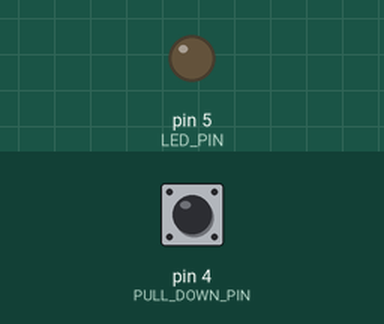
This sketch was run on a simulated Arduino Uno, built with avr-gcc and run on an emulated ATmega328P. Shown: output pins drawn as LEDs (lit = HIGH). The test bench sets the inputs (shaded band); at power-on: pin 4 (PULL_DOWN_PIN) LOW.

Above: at 1.2 s.
1.3 s: pin 4 (PULL_DOWN_PIN) pulled HIGH for 0.15 s
At 1.37 s:
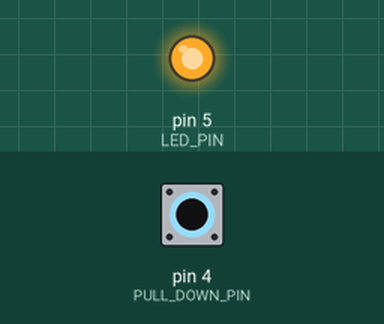
2.9 s: pin 4 (PULL_DOWN_PIN) pulled HIGH for 3.2 s
At 6.8 s:
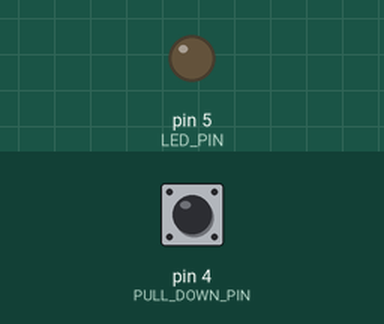
Timing chart, 0 to 8.3 s (numbered marks = the images above; inputs shaded):
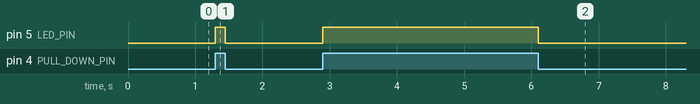

The sketch:

Lab1Part2.ino
```cpp
// Filename: Lab1Part2.ino
// Author: Stephen Ottaway
// Date: 06/25/2026
// Description: This file turns on an external LED when a button is pressed and held, otherwise the LED stays off.
// GPIO pin 4 is configured as a pull-down pin with a 10k ohm pull-down resistor and GPIO pin 5 drives the LED with a 220 ohm current-limiting resistor.

// ============ Macros ============
#define PULL_DOWN_PIN 4
#define LED_PIN 5

void setup() {
  pinMode(PULL_DOWN_PIN, INPUT); // pull-down GPIO pin
  pinMode(LED_PIN, OUTPUT); // LED GPIO pin
}

void loop() {
  if (digitalRead(PULL_DOWN_PIN) == HIGH) { // Button is pressed.
    digitalWrite(LED_PIN, HIGH); // Turn the LED on.
  }
  else {
    digitalWrite(LED_PIN, LOW); // Keep the LED off.
  }
}
```

Measured:
- after the input at 1.3 s, pin 5 (LED_PIN): LOW → HIGH at once, → LOW 0.15 s later
- after the input at 2.9 s, pin 5 (LED_PIN): LOW → HIGH at once, → LOW 3.2 s later
